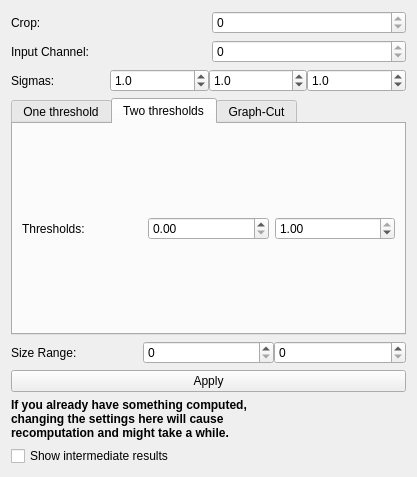
<?xml version="1.0" encoding="UTF-8"?>
<ui version="4.0">
 <class>Form</class>
 <widget class="QWidget" name="Form">
  <property name="geometry">
   <rect>
    <x>0</x>
    <y>0</y>
    <width>417</width>
    <height>477</height>
   </rect>
  </property>
  <property name="windowTitle">
   <string>Form</string>
  </property>
  <layout class="QGridLayout" name="gridLayout_2">
   <item row="0" column="0">
    <layout class="QGridLayout" name="gridLayout">
     <item row="0" column="1">
      <widget class="QSpinBox" name="cropSpinBox">
       <property name="toolTip">
        <string>&lt;html&gt;&lt;head/&gt;&lt;body&gt;&lt;p&gt;Select the channel of the input data which you want to threshold. Look at &lt;span style=&quot; font-weight:600;&quot;&gt;&amp;quot;Input Channel x&amp;quot;&lt;/span&gt; layer for the results of this operation.&lt;/p&gt;&lt;/body&gt;&lt;/html&gt;</string>
       </property>
       <property name="maximum">
        <number>0</number>
       </property>
      </widget>
     </item>
     <item row="0" column="0">
      <widget class="QLabel" name="label_9">
       <property name="toolTip">
        <string>&lt;html&gt;&lt;head/&gt;&lt;body&gt;&lt;p&gt;Select the channel of the prediction images which you want to threshold. Look at &lt;span style=&quot; font-weight:600;&quot;&gt;&amp;quot;Selected input channel&amp;quot;&lt;/span&gt; layer for the results of this operation.&lt;/p&gt;&lt;/body&gt;&lt;/html&gt;</string>
       </property>
       <property name="text">
        <string>Crop:</string>
       </property>
      </widget>
     </item>
    </layout>
   </item>
   <item row="1" column="0">
    <layout class="QHBoxLayout" name="horizontalLayout_5">
     <item>
      <widget class="QLabel" name="label_3">
       <property name="toolTip">
        <string>&lt;html&gt;&lt;head/&gt;&lt;body&gt;&lt;p&gt;Select the channel of the prediction images which you want to threshold. Look at &lt;span style=&quot; font-weight:600;&quot;&gt;&amp;quot;Selected input channel&amp;quot;&lt;/span&gt; layer for the results of this operation.&lt;/p&gt;&lt;/body&gt;&lt;/html&gt;</string>
       </property>
       <property name="text">
        <string>Input Channel:</string>
       </property>
      </widget>
     </item>
     <item>
      <widget class="QSpinBox" name="inputChannelSpinBox">
       <property name="toolTip">
        <string>&lt;html&gt;&lt;head/&gt;&lt;body&gt;&lt;p&gt;Select the channel of the input data which you want to threshold. Look at &lt;span style=&quot; font-weight:600;&quot;&gt;&amp;quot;Input Channel x&amp;quot;&lt;/span&gt; layer for the results of this operation.&lt;/p&gt;&lt;/body&gt;&lt;/html&gt;</string>
       </property>
       <property name="maximum">
        <number>0</number>
       </property>
      </widget>
     </item>
    </layout>
   </item>
   <item row="2" column="0">
    <layout class="QHBoxLayout" name="horizontalLayout_2">
     <property name="spacing">
      <number>0</number>
     </property>
     <item>
      <widget class="QLabel" name="blockLabel">
       <property name="sizePolicy">
        <sizepolicy hsizetype="Preferred" vsizetype="Preferred">
         <horstretch>0</horstretch>
         <verstretch>0</verstretch>
        </sizepolicy>
       </property>
       <property name="toolTip">
        <string>&lt;html&gt;&lt;head/&gt;&lt;body&gt;&lt;p&gt;Smooth the input data with a Gaussian with user-defined sigma values for x, y and z. Anisotropic smoothing is allowed, i.e. sigmas can all be different. Look at &lt;span style=&quot; font-weight:600;&quot;&gt;&amp;quot;Smoothed input&amp;quot;&lt;/span&gt; layer for the results (first check the &amp;quot;Show intermediate results&amp;quot; checkbox).&lt;/p&gt;&lt;/body&gt;&lt;/html&gt;</string>
       </property>
       <property name="text">
        <string>Sigmas:</string>
       </property>
      </widget>
     </item>
     <item>
      <widget class="QDoubleSpinBox" name="sigmaSpinBox_X">
       <property name="toolTip">
        <string>Smoothing sigma: X dimension</string>
       </property>
       <property name="decimals">
        <number>1</number>
       </property>
       <property name="minimum">
        <double>0.000000000000000</double>
       </property>
       <property name="maximum">
        <double>100.000000000000000</double>
       </property>
       <property name="singleStep">
        <double>0.100000000000000</double>
       </property>
       <property name="value">
        <double>1.000000000000000</double>
       </property>
      </widget>
     </item>
     <item>
      <widget class="QDoubleSpinBox" name="sigmaSpinBox_Y">
       <property name="toolTip">
        <string>Smoothing sigma: Y dimension</string>
       </property>
       <property name="decimals">
        <number>1</number>
       </property>
       <property name="minimum">
        <double>0.000000000000000</double>
       </property>
       <property name="maximum">
        <double>100.000000000000000</double>
       </property>
       <property name="singleStep">
        <double>0.100000000000000</double>
       </property>
       <property name="value">
        <double>1.000000000000000</double>
       </property>
      </widget>
     </item>
     <item>
      <widget class="QDoubleSpinBox" name="sigmaSpinBox_Z">
       <property name="toolTip">
        <string>Smoothing sigma: Z dimension</string>
       </property>
       <property name="decimals">
        <number>1</number>
       </property>
       <property name="minimum">
        <double>0.000000000000000</double>
       </property>
       <property name="maximum">
        <double>100.000000000000000</double>
       </property>
       <property name="singleStep">
        <double>0.100000000000000</double>
       </property>
       <property name="value">
        <double>1.000000000000000</double>
       </property>
      </widget>
     </item>
    </layout>
   </item>
   <item row="3" column="0">
    <widget class="QTabWidget" name="tabWidget">
     <property name="toolTip">
      <string extracomment="Simple (one threshold) or Advanced(two threshold)">&lt;html&gt;&lt;head/&gt;&lt;body&gt;&lt;p&gt;&lt;span style=&quot; font-weight:600;&quot;&gt;One threshold&lt;/span&gt;: discard all pixel lower than threshold value.&lt;/p&gt;&lt;p&gt;&lt;span style=&quot; font-weight:600;&quot;&gt;Two thresholds&lt;/span&gt;: hysteresis thresholding. High threshold serves for detection, low threshold for segmentation. First the high threshold is applied and all pixels lower than the high threshold are discarded. Size filtering is performed on the objects (connected components). For the remaining objects, pixel value threshold is relaxed to the low threshold value. &lt;/p&gt;&lt;p&gt;&lt;span style=&quot; font-weight:600;&quot;&gt;Graph-Cut&lt;/span&gt;: Ising model segmentation with Graph Cut optimization. &lt;/p&gt;&lt;/body&gt;&lt;/html&gt;</string>
     </property>
     <property name="currentIndex">
      <number>1</number>
     </property>
     <widget class="QWidget" name="tab_1">
      <attribute name="title">
       <string>One threshold</string>
      </attribute>
      <layout class="QHBoxLayout" name="horizontalLayout_4">
       <item>
        <layout class="QHBoxLayout" name="horizontalLayout_7">
         <item>
          <widget class="QLabel" name="label_6">
           <property name="text">
            <string>Threshold:</string>
           </property>
          </widget>
         </item>
         <item>
          <widget class="QDoubleSpinBox" name="thresholdSpinBox">
           <property name="toolTip">
            <string>Threshold value</string>
           </property>
           <property name="maximum">
            <double>1.000000000000000</double>
           </property>
           <property name="singleStep">
            <double>0.010000000000000</double>
           </property>
          </widget>
         </item>
        </layout>
       </item>
      </layout>
     </widget>
     <widget class="QWidget" name="tab_2">
      <attribute name="title">
       <string>Two thresholds</string>
      </attribute>
      <layout class="QHBoxLayout" name="horizontalLayout">
       <item>
        <layout class="QHBoxLayout" name="horizontalLayout_6">
         <item>
          <widget class="QLabel" name="label_5">
           <property name="text">
            <string>Thresholds:</string>
           </property>
          </widget>
         </item>
         <item>
          <widget class="QDoubleSpinBox" name="lowThresholdSpinBox">
           <property name="toolTip">
            <string>&lt;html&gt;&lt;head/&gt;&lt;body&gt;&lt;p&gt;Low threshold value. Look at &amp;quot;&lt;span style=&quot; font-weight:600;&quot;&gt;After low threshold&lt;/span&gt;&amp;quot; layer for the result of changing this setting (check the &amp;quot;Show intermediate results&amp;quot; checkbox to see it).&lt;/p&gt;&lt;/body&gt;&lt;/html&gt;</string>
           </property>
           <property name="maximum">
            <double>1.000000000000000</double>
           </property>
           <property name="singleStep">
            <double>0.010000000000000</double>
           </property>
          </widget>
         </item>
         <item>
          <widget class="QDoubleSpinBox" name="highThresholdSpinBox">
           <property name="toolTip">
            <string>&lt;html&gt;&lt;head/&gt;&lt;body&gt;&lt;p&gt;High threshold value. Look at the &lt;span style=&quot; font-weight:600;&quot;&gt;&amp;quot;After high threshold&amp;quot;&lt;/span&gt; layer for the results of changing this setting (check the &amp;quot;Show intermediate results&amp;quot; checkbox to see it). &lt;/p&gt;&lt;/body&gt;&lt;/html&gt;</string>
           </property>
           <property name="maximum">
            <double>1.000000000000000</double>
           </property>
           <property name="singleStep">
            <double>0.010000000000000</double>
           </property>
           <property name="value">
            <double>1.000000000000000</double>
           </property>
          </widget>
         </item>
        </layout>
       </item>
      </layout>
     </widget>
     <widget class="QWidget" name="tab_3">
      <attribute name="title">
       <string>Graph-Cut</string>
      </attribute>
      <layout class="QVBoxLayout" name="tab_gc_outer_layout">
       <item>
        <layout class="QHBoxLayout" name="tab_gc_lambda_spinbox_layout">
         <property name="spacing">
          <number>6</number>
         </property>
         <item>
          <widget class="QLabel" name="label_8">
           <property name="text">
            <string>Lambda:</string>
           </property>
          </widget>
         </item>
         <item>
          <widget class="QDoubleSpinBox" name="lambdaSpinBoxGC">
           <property name="toolTip">
            <string>The weight of pairwise potentials</string>
           </property>
           <property name="maximum">
            <double>1.000000000000000</double>
           </property>
           <property name="singleStep">
            <double>0.010000000000000</double>
           </property>
           <property name="value">
            <double>0.200000000000000</double>
           </property>
          </widget>
         </item>
         <item>
          <spacer name="horizontalSpacer_2">
           <property name="orientation">
            <enum>Qt::Horizontal</enum>
           </property>
           <property name="sizeHint" stdset="0">
            <size>
             <width>40</width>
             <height>20</height>
            </size>
           </property>
          </spacer>
         </item>
        </layout>
       </item>
       <item>
        <widget class="QRadioButton" name="radioButtonGC_global">
         <property name="toolTip">
          <string>Segment the whole dataset at once</string>
         </property>
         <property name="text">
          <string>global</string>
         </property>
         <property name="checked">
          <bool>true</bool>
         </property>
        </widget>
       </item>
       <item>
        <layout class="QVBoxLayout" name="verticalLayout_2">
         <item>
          <layout class="QHBoxLayout" name="horizontalLayout_8">
           <item>
            <widget class="QRadioButton" name="radioButtonGC_local">
             <property name="toolTip">
              <string>&lt;html&gt;&lt;head/&gt;&lt;body&gt;&lt;p&gt;Apply thresholding and only segment in the bounding boxes of the objects, found by thresholding. The bounding boxes can be enlarged by specifying the &lt;span style=&quot; font-weight:600;&quot;&gt;margin&lt;/span&gt; below.&lt;/p&gt;&lt;/body&gt;&lt;/html&gt;</string>
             </property>
             <property name="text">
              <string>with thresholding</string>
             </property>
             <property name="checked">
              <bool>false</bool>
             </property>
            </widget>
           </item>
           <item>
            <widget class="QLabel" name="label_7">
             <property name="text">
              <string>Threshold:</string>
             </property>
             <property name="alignment">
              <set>Qt::AlignRight|Qt::AlignTrailing|Qt::AlignVCenter</set>
             </property>
            </widget>
           </item>
           <item>
            <widget class="QDoubleSpinBox" name="thresholdSpinBoxGC">
             <property name="toolTip">
              <string>Threshold value</string>
             </property>
             <property name="maximum">
              <double>1.000000000000000</double>
             </property>
             <property name="singleStep">
              <double>0.010000000000000</double>
             </property>
             <property name="value">
              <double>0.500000000000000</double>
             </property>
            </widget>
           </item>
          </layout>
         </item>
         <item>
          <layout class="QHBoxLayout" name="horizontalLayout_9">
           <item>
            <spacer name="horizontalSpacer">
             <property name="orientation">
              <enum>Qt::Horizontal</enum>
             </property>
             <property name="sizeHint" stdset="0">
              <size>
               <width>40</width>
               <height>20</height>
              </size>
             </property>
            </spacer>
           </item>
           <item>
            <widget class="QLabel" name="label_8">
             <property name="toolTip">
              <string>Margin, by which the bounding box of thresholded objects in enlarged (XYZ)</string>
             </property>
             <property name="text">
              <string>Margin:</string>
             </property>
            </widget>
           </item>
           <item>
            <layout class="QHBoxLayout" name="horizontalLayout_10">
             <item>
              <widget class="QDoubleSpinBox" name="marginSpinBoxGC_X">
               <property name="toolTip">
                <string>Margin in X</string>
               </property>
              </widget>
             </item>
             <item>
              <widget class="QDoubleSpinBox" name="marginSpinBoxGC_Y">
               <property name="toolTip">
                <string>Margin in Y</string>
               </property>
              </widget>
             </item>
             <item>
              <widget class="QDoubleSpinBox" name="marginSpinBoxGC_Z">
               <property name="toolTip">
                <string>Margin in Z</string>
               </property>
              </widget>
             </item>
            </layout>
           </item>
          </layout>
         </item>
        </layout>
       </item>
      </layout>
     </widget>
    </widget>
   </item>
   <item row="4" column="0">
    <layout class="QHBoxLayout" name="horizontalLayout_3">
     <property name="spacing">
      <number>0</number>
     </property>
     <item>
      <widget class="QLabel" name="label">
       <property name="toolTip">
        <string>&lt;html&gt;&lt;head/&gt;&lt;body&gt;&lt;p&gt;Minimum and maximum object size for the size filter&lt;/p&gt;&lt;/body&gt;&lt;/html&gt;</string>
       </property>
       <property name="text">
        <string>Size Range:</string>
       </property>
      </widget>
     </item>
     <item>
      <widget class="QSpinBox" name="minSizeSpinBox">
       <property name="toolTip">
        <string>Min object size</string>
       </property>
       <property name="maximum">
        <number>100000</number>
       </property>
      </widget>
     </item>
     <item>
      <widget class="QSpinBox" name="maxSizeSpinBox">
       <property name="toolTip">
        <string>Max object size</string>
       </property>
       <property name="maximum">
        <number>100000000</number>
       </property>
      </widget>
     </item>
    </layout>
   </item>
   <item row="5" column="0">
    <widget class="QPushButton" name="applyButton">
     <property name="toolTip">
      <string>&lt;html&gt;&lt;head/&gt;&lt;body&gt;&lt;p&gt;Apply all the settings and compute results. If you want to see the final filtering results, don't forget to enable the &lt;span style=&quot; font-weight:600;&quot;&gt;&amp;quot;Final output&amp;quot;&lt;/span&gt; layer in the layer selection widget.&lt;/p&gt;&lt;/body&gt;&lt;/html&gt;</string>
     </property>
     <property name="text">
      <string>Apply</string>
     </property>
    </widget>
   </item>
   <item row="6" column="0">
    <widget class="QLabel" name="label_4">
     <property name="font">
      <font>
       <weight>75</weight>
       <bold>true</bold>
      </font>
     </property>
     <property name="toolTip">
      <string>&lt;html&gt;&lt;head/&gt;&lt;body&gt;&lt;p&gt;The reason for the recomputation is that objects change shape if you change the settings of this applet. The object features have to be recalculated accordingly. Besides, if you have already annotated objects in one of the downstream applets, their labels have to be transfered to the new objects.&lt;/p&gt;&lt;/body&gt;&lt;/html&gt;</string>
     </property>
     <property name="text">
      <string>If you already have something computed,
changing the settings here will cause
recomputation and might take a while.</string>
     </property>
    </widget>
   </item>
   <item row="7" column="0">
    <widget class="QCheckBox" name="showDebugCheckbox">
     <property name="toolTip">
      <string>&lt;html&gt;&lt;head/&gt;&lt;body&gt;&lt;p&gt;Show intermediate computation results, such as the segmented objects after thresholding, but before size filter.&lt;/p&gt;&lt;/body&gt;&lt;/html&gt;</string>
     </property>
     <property name="text">
      <string>Show intermediate results</string>
     </property>
    </widget>
   </item>
  </layout>
  <zorder>tabWidget</zorder>
  <zorder>showDebugCheckbox</zorder>
  <zorder>applyButton</zorder>
  <zorder>label_4</zorder>
  <zorder>layoutWidget</zorder>
 </widget>
 <tabstops>
  <tabstop>inputChannelSpinBox</tabstop>
  <tabstop>sigmaSpinBox_X</tabstop>
  <tabstop>sigmaSpinBox_Y</tabstop>
  <tabstop>sigmaSpinBox_Z</tabstop>
  <tabstop>tabWidget</tabstop>
  <tabstop>thresholdSpinBox</tabstop>
  <tabstop>lowThresholdSpinBox</tabstop>
  <tabstop>highThresholdSpinBox</tabstop>
  <tabstop>minSizeSpinBox</tabstop>
  <tabstop>maxSizeSpinBox</tabstop>
  <tabstop>showDebugCheckbox</tabstop>
 </tabstops>
 <resources/>
 <connections/>
</ui>
